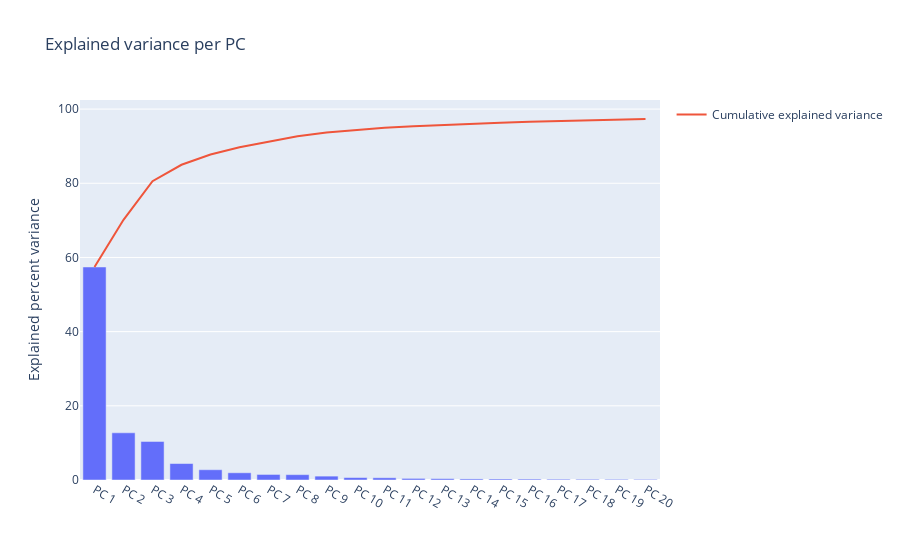

Notebook code for this chart:
### Code cell
tot = sum(eig_vals)

var_exp = [(i/tot)*100 for i in sorted(eig_vals,reverse=True)]
cum_var_exp = np.cumsum(var_exp)

trace1 = Bar(
    x=[f'PC {i}' for i in range(1,21)],
    y=var_exp,
    showlegend=False)

trace2 = Scatter(
    x=[f'PC {i}' for i in range(1,21)],
    y=cum_var_exp,
    name='Cumulative explained variance')

data = (trace1,trace2)

layout = Layout(yaxis=YAxis(title='Explained percent variance'),
                title = 'Explained variance per PC')

fig = Figure(data=data,layout=layout)

iplot(fig)

### Figure 1 — Plotly figure (JSON) as saved in the notebook; plotly's stock layout.template omitted (floating-point values rounded to 4 significant figures; data arrays with more than 128 entries replaced by an {"elided": "..."} marker saying what was removed)
{"data": [{"showlegend": false, "type": "bar", "x": ["PC 1", "PC 2", "PC 3", "PC 4", "PC 5", "PC 6", "PC 7", "PC 8", "PC 9", "PC 10", "PC 11", "PC 12", "PC 13", "PC 14", "PC 15", "PC 16", "PC 17", "PC 18", "PC 19", "PC 20"], "y": {"elided": "495 float values"}}, {"name": "Cumulative explained variance", "type": "scatter", "x": ["PC 1", "PC 2", "PC 3", "PC 4", "PC 5", "PC 6", "PC 7", "PC 8", "PC 9", "PC 10", "PC 11", "PC 12", "PC 13", "PC 14", "PC 15", "PC 16", "PC 17", "PC 18", "PC 19", "PC 20"], "y": {"elided": "495 float values"}}], "layout": {"autosize": true, "title": {"text": "Explained variance per PC"}, "xaxis": {"autorange": true, "range": [-0.5, 19.5], "type": "category"}, "yaxis": {"autorange": true, "range": [0, 102.5], "title": {"text": "Explained percent variance"}, "type": "linear"}}}
